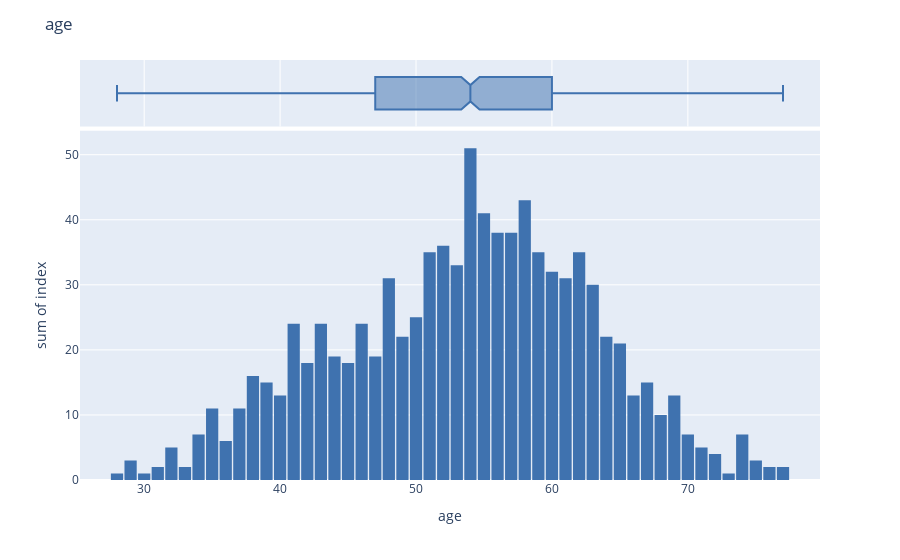
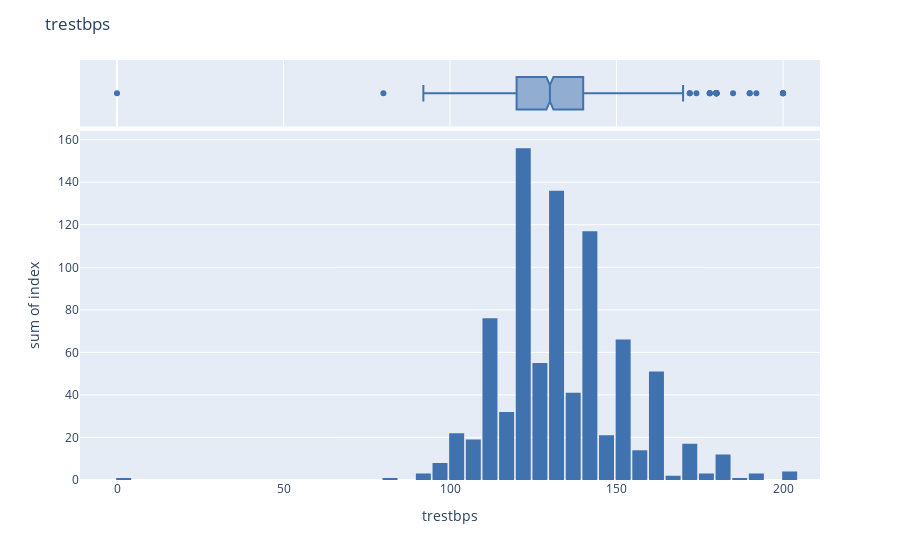
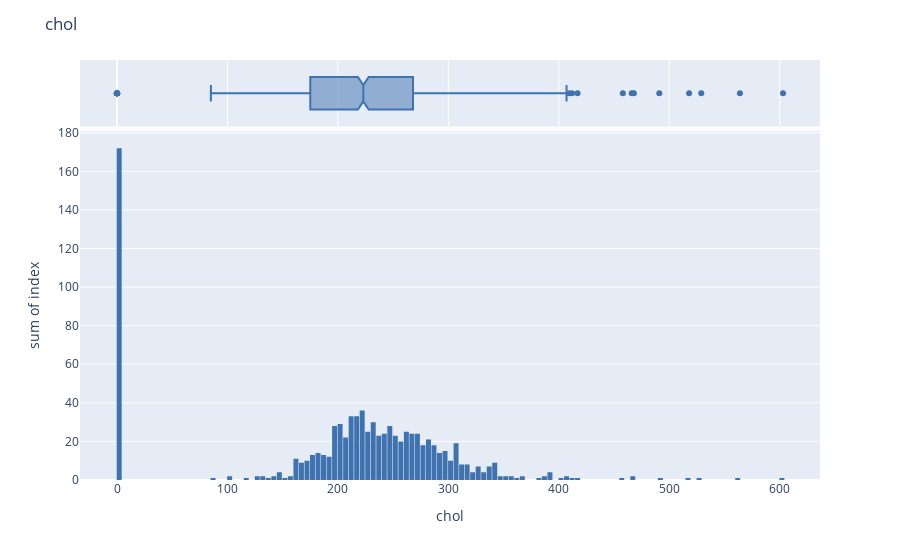
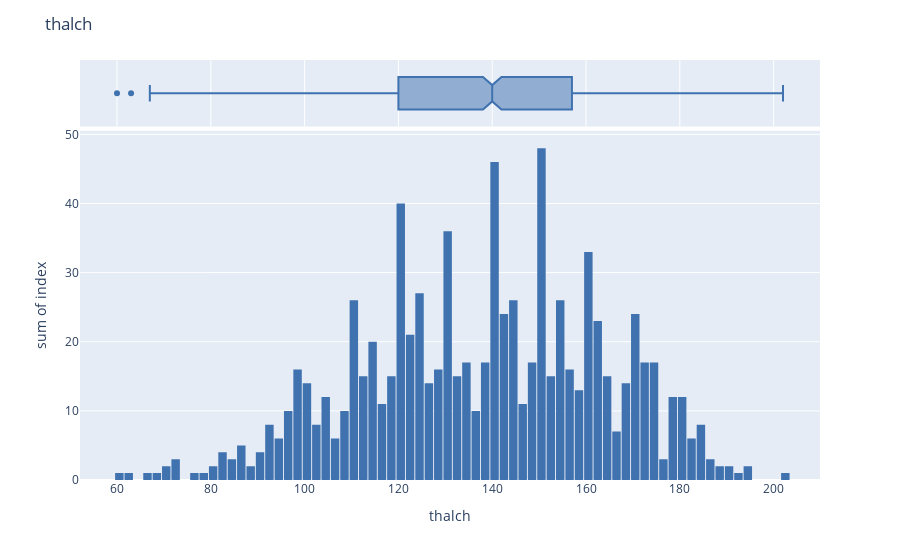

Notebook code cell kept with these figures, in order:
### Code cell
for i, col in enumerate((df_num)):
    i = df_num[col].reset_index().sort_values(col)
    i['index'] = 1
    fig = px.histogram(data_frame = i,
                       x = i[col],
                       y = i['index'],
                       marginal = 'box',
                       nbins = i[col].nunique(),
                       color_discrete_sequence = ['#3F72AF'])
    fig.update_layout(title = col, bargap = 0.1)
    fig.show()

### Figure 1 — Plotly figure (JSON) as saved in the notebook; plotly's stock layout.template omitted (floating-point values rounded to 4 significant figures; data arrays with more than 128 entries replaced by an {"elided": "..."} marker saying what was removed)
{"data": [{"alignmentgroup": "True", "bingroup": "x", "histfunc": "sum", "hovertemplate": "age=%{x}<br>sum of index=%{y}<extra></extra>", "legendgroup": "", "marker": {"color": "#3F72AF", "pattern": {"shape": ""}}, "name": "", "nbinsx": 50, "offsetgroup": "", "orientation": "v", "showlegend": false, "type": "histogram", "x": {"elided": "920 int values"}, "xaxis": "x", "y": {"elided": "920 int values"}, "yaxis": "y"}, {"alignmentgroup": "True", "hovertemplate": "age=%{x}<extra></extra>", "legendgroup": "", "marker": {"color": "#3F72AF"}, "name": "", "notched": true, "offsetgroup": "", "showlegend": false, "type": "box", "x": {"elided": "920 int values"}, "xaxis": "x2", "yaxis": "y2"}], "layout": {"bargap": 0.1, "barmode": "relative", "legend": {"tracegroupgap": 0}, "margin": {"t": 60}, "title": {"text": "age"}, "xaxis": {"anchor": "y", "domain": [0, 1], "title": {"text": "age"}}, "xaxis2": {"anchor": "y2", "domain": [0, 1], "matches": "x", "showgrid": true, "showticklabels": false}, "yaxis": {"anchor": "x", "domain": [0, 0.8316], "title": {"text": "sum of index"}}, "yaxis2": {"anchor": "x2", "domain": [0.8416, 1], "matches": "y2", "showgrid": false, "showline": false, "showticklabels": false, "ticks": ""}}}

### Figure 2 — Plotly figure (JSON) as saved in the notebook; plotly's stock layout.template omitted (floating-point values rounded to 4 significant figures; data arrays with more than 128 entries replaced by an {"elided": "..."} marker saying what was removed)
{"data": [{"alignmentgroup": "True", "bingroup": "x", "histfunc": "sum", "hovertemplate": "trestbps=%{x}<br>sum of index=%{y}<extra></extra>", "legendgroup": "", "marker": {"color": "#3F72AF", "pattern": {"shape": ""}}, "name": "", "nbinsx": 61, "offsetgroup": "", "orientation": "v", "showlegend": false, "type": "histogram", "x": {"elided": "920 int values"}, "xaxis": "x", "y": {"elided": "920 int values"}, "yaxis": "y"}, {"alignmentgroup": "True", "hovertemplate": "trestbps=%{x}<extra></extra>", "legendgroup": "", "marker": {"color": "#3F72AF"}, "name": "", "notched": true, "offsetgroup": "", "showlegend": false, "type": "box", "x": {"elided": "920 int values"}, "xaxis": "x2", "yaxis": "y2"}], "layout": {"bargap": 0.1, "barmode": "relative", "legend": {"tracegroupgap": 0}, "margin": {"t": 60}, "title": {"text": "trestbps"}, "xaxis": {"anchor": "y", "domain": [0, 1], "title": {"text": "trestbps"}}, "xaxis2": {"anchor": "y2", "domain": [0, 1], "matches": "x", "showgrid": true, "showticklabels": false}, "yaxis": {"anchor": "x", "domain": [0, 0.8316], "title": {"text": "sum of index"}}, "yaxis2": {"anchor": "x2", "domain": [0.8416, 1], "matches": "y2", "showgrid": false, "showline": false, "showticklabels": false, "ticks": ""}}}

### Figure 3 — Plotly figure (JSON) as saved in the notebook; plotly's stock layout.template omitted (floating-point values rounded to 4 significant figures; data arrays with more than 128 entries replaced by an {"elided": "..."} marker saying what was removed)
{"data": [{"alignmentgroup": "True", "bingroup": "x", "histfunc": "sum", "hovertemplate": "chol=%{x}<br>sum of index=%{y}<extra></extra>", "legendgroup": "", "marker": {"color": "#3F72AF", "pattern": {"shape": ""}}, "name": "", "nbinsx": 217, "offsetgroup": "", "orientation": "v", "showlegend": false, "type": "histogram", "x": {"elided": "920 int values"}, "xaxis": "x", "y": {"elided": "920 int values"}, "yaxis": "y"}, {"alignmentgroup": "True", "hovertemplate": "chol=%{x}<extra></extra>", "legendgroup": "", "marker": {"color": "#3F72AF"}, "name": "", "notched": true, "offsetgroup": "", "showlegend": false, "type": "box", "x": {"elided": "920 int values"}, "xaxis": "x2", "yaxis": "y2"}], "layout": {"bargap": 0.1, "barmode": "relative", "legend": {"tracegroupgap": 0}, "margin": {"t": 60}, "title": {"text": "chol"}, "xaxis": {"anchor": "y", "domain": [0, 1], "title": {"text": "chol"}}, "xaxis2": {"anchor": "y2", "domain": [0, 1], "matches": "x", "showgrid": true, "showticklabels": false}, "yaxis": {"anchor": "x", "domain": [0, 0.8316], "title": {"text": "sum of index"}}, "yaxis2": {"anchor": "x2", "domain": [0.8416, 1], "matches": "y2", "showgrid": false, "showline": false, "showticklabels": false, "ticks": ""}}}

### Figure 4 — Plotly figure (JSON) as saved in the notebook; plotly's stock layout.template omitted (floating-point values rounded to 4 significant figures; data arrays with more than 128 entries replaced by an {"elided": "..."} marker saying what was removed)
{"data": [{"alignmentgroup": "True", "bingroup": "x", "histfunc": "sum", "hovertemplate": "thalch=%{x}<br>sum of index=%{y}<extra></extra>", "legendgroup": "", "marker": {"color": "#3F72AF", "pattern": {"shape": ""}}, "name": "", "nbinsx": 119, "offsetgroup": "", "orientation": "v", "showlegend": false, "type": "histogram", "x": {"elided": "920 int values"}, "xaxis": "x", "y": {"elided": "920 int values"}, "yaxis": "y"}, {"alignmentgroup": "True", "hovertemplate": "thalch=%{x}<extra></extra>", "legendgroup": "", "marker": {"color": "#3F72AF"}, "name": "", "notched": true, "offsetgroup": "", "showlegend": false, "type": "box", "x": {"elided": "920 int values"}, "xaxis": "x2", "yaxis": "y2"}], "layout": {"bargap": 0.1, "barmode": "relative", "legend": {"tracegroupgap": 0}, "margin": {"t": 60}, "title": {"text": "thalch"}, "xaxis": {"anchor": "y", "domain": [0, 1], "title": {"text": "thalch"}}, "xaxis2": {"anchor": "y2", "domain": [0, 1], "matches": "x", "showgrid": true, "showticklabels": false}, "yaxis": {"anchor": "x", "domain": [0, 0.8316], "title": {"text": "sum of index"}}, "yaxis2": {"anchor": "x2", "domain": [0.8416, 1], "matches": "y2", "showgrid": false, "showline": false, "showticklabels": false, "ticks": ""}}}
